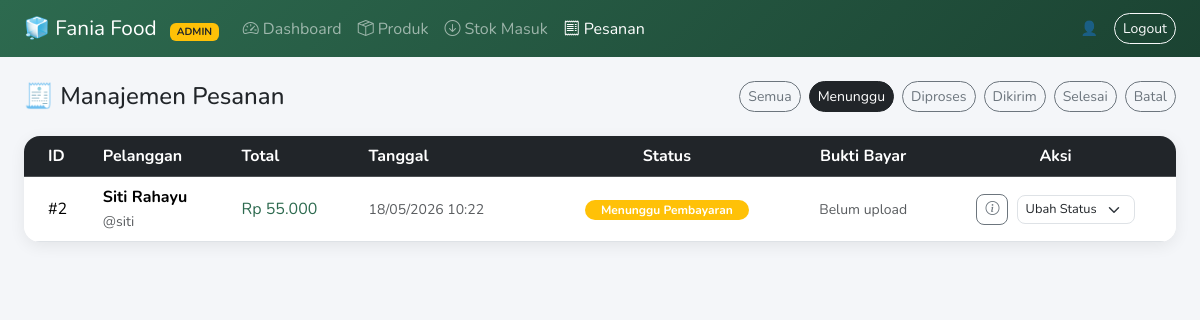
/pesanan.php?status=Menunggu+Pembayaran (signed in), run on the app's committed database.
### tables this page shows
CREATE TABLE IF NOT EXISTS pesanan (
    id_pesanan      INT AUTO_INCREMENT PRIMARY KEY,
    id_user         INT NOT NULL,
    total_harga     DECIMAL(14,2) NOT NULL DEFAULT 0,
    status_bayar    ENUM('Menunggu Pembayaran','Diproses','Dikirim','Selesai','Dibatalkan')
                    NOT NULL DEFAULT 'Menunggu Pembayaran',
    bukti_bayar     VARCHAR(255) DEFAULT NULL,
    alamat_pengiriman TEXT,
    catatan         TEXT,
    tanggal         TIMESTAMP DEFAULT CURRENT_TIMESTAMP,
    FOREIGN KEY (id_user) REFERENCES users(id) ON DELETE CASCADE
);

CREATE TABLE IF NOT EXISTS users (
    id          INT AUTO_INCREMENT PRIMARY KEY,
    username    VARCHAR(100) NOT NULL UNIQUE,
    password    VARCHAR(255) NOT NULL,        
    nama_lengkap VARCHAR(150) NOT NULL,
    role        ENUM('pelanggan','admin','kepala_toko') NOT NULL DEFAULT 'pelanggan',
    created_at  TIMESTAMP DEFAULT CURRENT_TIMESTAMP
);

### koneksi.php (called while the page is built, shortened)
<?php
function esc($conn, $str) {
    return $conn->real_escape_string(htmlspecialchars(trim($str)));
}
function rupiah($angka) {
    return 'Rp ' . number_format($angka, 0, ',', '.');
}
?>

### pesanan.php (the view, shortened to what this page needs)
<?php
require_once '../koneksi.php';
$filter = esc($conn, $_GET['status'] ?? '');
$where  = $filter ? "WHERE p.status_bayar = '$filter'" : '';
$pesananList = $conn->query(
    "SELECT p.*, u.nama_lengkap, u.username
     FROM pesanan p JOIN users u ON u.id = p.id_user
     $where ORDER BY p.tanggal DESC"
);
$statusColor = [
    'Menunggu Pembayaran' => 'warning',
    'Diproses'            => 'primary',
    'Dikirim'             => 'info',
    'Selesai'             => 'success',
    'Dibatalkan'          => 'danger',
];
?>
<!DOCTYPE html>
<html lang="id">
<head>
    <link href="https://cdn.jsdelivr.net/npm/bootstrap@5.3.3/dist/css/bootstrap.min.css" rel="stylesheet">
    <link href="https://cdn.jsdelivr.net/npm/bootstrap-icons@1.11.3/font/bootstrap-icons.min.css" rel="stylesheet">
</head>
<body>
<?php include '_navbar.php'; ?>
<div class="container-fluid p-4">
    <div class="d-flex justify-content-between align-items-center mb-4">
        <h4 class="fw-800 mb-0">🧾 Manajemen Pesanan</h4>
        <div class="d-flex gap-2">
            <?php
            $statuses = ['', 'Menunggu Pembayaran', 'Diproses', 'Dikirim', 'Selesai', 'Dibatalkan'];
            $labels   = ['Semua', 'Menunggu', 'Diproses', 'Dikirim', 'Selesai', 'Batal'];
            foreach ($statuses as $i => $s): ?>
            <a href="?status=<?= urlencode($s) ?>"
               class="btn btn-sm <?= $filter===$s ? 'btn-dark' : 'btn-outline-secondary' ?> rounded-pill">
                <?= $labels[$i] ?>
            </a>
            <?php endforeach; ?>
        </div>
    </div>
    <div class="card p-0 overflow-hidden">
        <div class="table-responsive">
            <table class="table table-hover align-middle mb-0">
                <thead class="table-dark">
                    <tr>
                        <th class="ps-4">ID</th><th>Pelanggan</th><th>Total</th>
                        <th>Tanggal</th><th class="text-center">Status</th>
                        <th class="text-center">Bukti Bayar</th><th class="text-center">Aksi</th>
                    </tr>
                </thead>
                <tbody>
                <?php while ($ps = $pesananList->fetch_assoc()): ?>
                <tr>
                    <td class="ps-4 fw-700">#<?= $ps['id_pesanan'] ?></td>
                    <td>
                        <b><?= htmlspecialchars($ps['nama_lengkap']) ?></b><br>
                        <small class="text-muted">@<?= htmlspecialchars($ps['username']) ?></small>
                    </td>
                    <td class="fw-700" style="color:#2D6A4F"><?= rupiah($ps['total_harga']) ?></td>
                    <td class="small text-muted"><?= date('d/m/Y H:i', strtotime($ps['tanggal'])) ?></td>
                    <td class="text-center">
                        <span class="badge bg-<?= $statusColor[$ps['status_bayar']] ?? 'secondary' ?> rounded-pill px-3">
                            <?= htmlspecialchars($ps['status_bayar']) ?>
                        </span>
                    </td>
                    <td class="text-center">
                        <?php if ($ps['bukti_bayar']): ?>
                        <a href="../uploads/bukti_bayar/<?= htmlspecialchars($ps['bukti_bayar']) ?>"
                           target="_blank" class="btn btn-sm btn-outline-info rounded-3">
                            <i class="bi bi-image"></i> Lihat
                        </a>
                        <?php else: ?>
                        <span class="text-muted small">Belum upload</span>
                        <?php endif; ?>
                    </td>
                    <td class="text-center">
                        <button class="btn btn-sm btn-outline-secondary rounded-3 me-1"
                                data-bs-toggle="modal"
                                data-bs-target="#detailModal"
                                data-id="<?= $ps['id_pesanan'] ?>"
                                data-alamat="<?= htmlspecialchars($ps['alamat_pengiriman']) ?>"
                                data-catatan="<?= htmlspecialchars($ps['catatan']) ?>">
                            <i class="bi bi-info-circle"></i>
                        </button>
                        <?php if (!in_array($ps['status_bayar'], ['Selesai','Dibatalkan'])): ?>
                        <form method="POST" class="d-inline">
                            <select name="status_baru" onchange="this.form.submit()" class="form-select form-select-sm d-inline-block w-auto rounded-3" style="font-size:.8rem;">
                                <option value="">Ubah Status</option>
                            </select>
                        </form>
                        <?php else: ?>
                        <span class="text-muted small">—</span>
                        <?php endif; ?>
                    </td>
                </tr>
                <?php endwhile; ?>
                </tbody>
            </table>
        </div>
    </div>
</div>
</body>
</html>

### pesanan.php (style rules this page uses)
body { font-family:'Nunito',sans-serif; background:#f4f6f9; }
.card { border:none; border-radius:16px; box-shadow:0 4px 16px rgba(0,0,0,.07); }

### data on the page
pesanan: id_pesanan "2", id_user.nama_lengkap "Siti Rahayu", id_user.username "siti", total_harga "Rp 55.000", tanggal "18/05/2026 10:22", status_bayar "Menunggu Pembayaran", shows "Belum upload"

### other printed values
$labels[$i] "Semua"
$labels[$i] "Menunggu"
$labels[$i] "Diproses"
$labels[$i] "Dikirim"
$labels[$i] "Selesai"
$labels[$i] "Batal"
